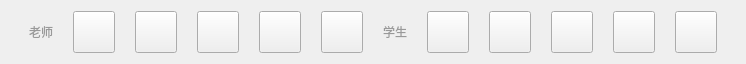
<?xml version="1.0" encoding="UTF-8"?>
<ui version="4.0">
 <class>BigRenderCtrl</class>
 <widget class="QWidget" name="BigRenderCtrl">
  <property name="geometry">
   <rect>
    <x>0</x>
    <y>0</y>
    <width>746</width>
    <height>60</height>
   </rect>
  </property>
  <property name="windowTitle">
   <string>BigRenderCtrl</string>
  </property>
  <layout class="QHBoxLayout" name="horizontalLayout">
   <property name="spacing">
    <number>0</number>
   </property>
   <property name="leftMargin">
    <number>0</number>
   </property>
   <property name="topMargin">
    <number>0</number>
   </property>
   <property name="rightMargin">
    <number>0</number>
   </property>
   <property name="bottomMargin">
    <number>0</number>
   </property>
   <item>
    <widget class="QWidget" name="widget" native="true">
     <property name="styleSheet">
      <string notr="true"/>
     </property>
     <layout class="QHBoxLayout" name="horizontalLayout_2">
      <property name="spacing">
       <number>20</number>
      </property>
      <item>
       <spacer name="horizontalSpacer">
        <property name="orientation">
         <enum>Qt::Horizontal</enum>
        </property>
        <property name="sizeHint" stdset="0">
         <size>
          <width>40</width>
          <height>20</height>
         </size>
        </property>
       </spacer>
      </item>
      <item>
       <widget class="QLabel" name="label_teacher">
        <property name="styleSheet">
         <string notr="true">font: 9pt &quot;微软雅黑&quot;;
color: rgb(153, 153, 153);</string>
        </property>
        <property name="text">
         <string>老师</string>
        </property>
       </widget>
      </item>
      <item>
       <widget class="QPushButton" name="pushButton_LocalCamera">
        <property name="minimumSize">
         <size>
          <width>42</width>
          <height>42</height>
         </size>
        </property>
        <property name="maximumSize">
         <size>
          <width>42</width>
          <height>42</height>
         </size>
        </property>
        <property name="styleSheet">
         <string notr="true">
QPushButton#pushButton_LocalCamera{
border-image: url(:/big/img/ctrl/big/big_render_camera_open_Normal.png);
}
QPushButton#pushButton_LocalCamera:hover{
border-image: url(:/big/img/ctrl/big/big_render_camera_open_Click.png);
}</string>
        </property>
        <property name="text">
         <string/>
        </property>
       </widget>
      </item>
      <item>
       <widget class="QPushButton" name="pushButton_LocalMic">
        <property name="minimumSize">
         <size>
          <width>42</width>
          <height>42</height>
         </size>
        </property>
        <property name="maximumSize">
         <size>
          <width>42</width>
          <height>42</height>
         </size>
        </property>
        <property name="styleSheet">
         <string notr="true">QPushButton#pushButton_LocalMic{
border-image: url(:/big/img/ctrl/big/big_mic_Normal.png);
}
QPushButton#pushButton_LocalMic:hover{
border-image: url(:/big/img/ctrl/big/big_mic_Click.png);
}</string>
        </property>
        <property name="text">
         <string/>
        </property>
       </widget>
      </item>
      <item>
       <widget class="QPushButton" name="pushButton_fullScreen">
        <property name="minimumSize">
         <size>
          <width>42</width>
          <height>42</height>
         </size>
        </property>
        <property name="maximumSize">
         <size>
          <width>42</width>
          <height>42</height>
         </size>
        </property>
        <property name="styleSheet">
         <string notr="true">QPushButton#pushButton_fullScreen{
border-image: url(:/big/img/ctrl/big/big_render_fullScreen_Normal.png);
}
QPushButton#pushButton_fullScreen:hover{
border-image: url(:/big/img/ctrl/big/big_render_fullScreen_Click.png);
}
</string>
        </property>
        <property name="text">
         <string/>
        </property>
       </widget>
      </item>
      <item>
       <widget class="QPushButton" name="pushButton_changeCamera">
        <property name="minimumSize">
         <size>
          <width>42</width>
          <height>42</height>
         </size>
        </property>
        <property name="maximumSize">
         <size>
          <width>42</width>
          <height>42</height>
         </size>
        </property>
        <property name="styleSheet">
         <string notr="true">

QPushButton#pushButton_changeCamera{
border-image: url(:/big/img/ctrl/big/changeCameraBig_Normal.png);
}
QPushButton#pushButton_changeCamera:hover{
border-image: url(:/big/img/ctrl/big/changeCameraBig_Click.png);
}
</string>
        </property>
        <property name="text">
         <string/>
        </property>
       </widget>
      </item>
      <item>
       <widget class="QPushButton" name="pushButton_big_screen">
        <property name="minimumSize">
         <size>
          <width>42</width>
          <height>42</height>
         </size>
        </property>
        <property name="maximumSize">
         <size>
          <width>42</width>
          <height>42</height>
         </size>
        </property>
        <property name="styleSheet">
         <string notr="true">QPushButton{
border-image: url(:/big/img/ctrl/big/big_change_big_screen.png);
}
QPushButton:hover{
border-image: url(:/big/img/ctrl/big/big_change_big_screen_hover.png);
}

</string>
        </property>
        <property name="text">
         <string/>
        </property>
       </widget>
      </item>
      <item>
       <widget class="QLabel" name="label_stu">
        <property name="styleSheet">
         <string notr="true">font: 9pt &quot;微软雅黑&quot;;
color: rgb(153, 153, 153);</string>
        </property>
        <property name="text">
         <string>学生</string>
        </property>
       </widget>
      </item>
      <item>
       <widget class="QPushButton" name="pushButton_AllMuteMic">
        <property name="minimumSize">
         <size>
          <width>42</width>
          <height>42</height>
         </size>
        </property>
        <property name="maximumSize">
         <size>
          <width>42</width>
          <height>42</height>
         </size>
        </property>
        <property name="styleSheet">
         <string notr="true">QPushButton#pushButton_AllMuteMic{
	border-image: url(:/big/img/ctrl/big/big_multi_mute_Normal.png);


}
QPushButton#pushButton_AllMuteMic:hover{
	border-image: url(:/big/img/ctrl/big/big_multi_mute_Click.png);
}
</string>
        </property>
        <property name="text">
         <string/>
        </property>
       </widget>
      </item>
      <item>
       <widget class="QPushButton" name="pushButton_AllUnPublish">
        <property name="minimumSize">
         <size>
          <width>42</width>
          <height>42</height>
         </size>
        </property>
        <property name="maximumSize">
         <size>
          <width>42</width>
          <height>42</height>
         </size>
        </property>
        <property name="styleSheet">
         <string notr="true">QPushButton#pushButton_AllUnPublish{
	
	border-image: url(:/big/img/ctrl/big/big_render_all_unpublish_Normal.png);
}
QPushButton#pushButton_AllUnPublish:hover{
border-image: url(:/big/img/ctrl/big/big_render_all_unpublish_Click.png);
}
</string>
        </property>
        <property name="text">
         <string/>
        </property>
       </widget>
      </item>
      <item>
       <widget class="QPushButton" name="pushButton_closeStuCamera">
        <property name="minimumSize">
         <size>
          <width>42</width>
          <height>42</height>
         </size>
        </property>
        <property name="maximumSize">
         <size>
          <width>42</width>
          <height>42</height>
         </size>
        </property>
        <property name="styleSheet">
         <string notr="true">
QPushButton{
border-image: url(:/big/img/ctrl/big/big_render_camera_open_Normal.png);
}
QPushButton:hover{
border-image: url(:/big/img/ctrl/big/big_render_camera_open_Click.png);
}</string>
        </property>
        <property name="text">
         <string/>
        </property>
       </widget>
      </item>
      <item>
       <widget class="QPushButton" name="pushButton_closeStuMic">
        <property name="minimumSize">
         <size>
          <width>42</width>
          <height>42</height>
         </size>
        </property>
        <property name="maximumSize">
         <size>
          <width>42</width>
          <height>42</height>
         </size>
        </property>
        <property name="styleSheet">
         <string notr="true">QPushButton{
border-image: url(:/big/img/ctrl/big/big_mic_Normal.png);
}
QPushButton:hover{
border-image: url(:/big/img/ctrl/big/big_mic_Click.png);
}</string>
        </property>
        <property name="text">
         <string/>
        </property>
       </widget>
      </item>
      <item>
       <widget class="QPushButton" name="pushButton_UnpublishStu">
        <property name="minimumSize">
         <size>
          <width>42</width>
          <height>42</height>
         </size>
        </property>
        <property name="maximumSize">
         <size>
          <width>42</width>
          <height>42</height>
         </size>
        </property>
        <property name="styleSheet">
         <string notr="true">

QPushButton{
border-image: url(:/big/img/ctrl/big/big_unpublish_Normal.png);
}
QPushButton:hover{
border-image: url(:/big/img/ctrl/big/big_unpublish_Click.png);
}</string>
        </property>
        <property name="text">
         <string/>
        </property>
       </widget>
      </item>
      <item>
       <spacer name="horizontalSpacer_2">
        <property name="orientation">
         <enum>Qt::Horizontal</enum>
        </property>
        <property name="sizeHint" stdset="0">
         <size>
          <width>40</width>
          <height>20</height>
         </size>
        </property>
       </spacer>
      </item>
     </layout>
    </widget>
   </item>
  </layout>
 </widget>
 <layoutdefault spacing="6" margin="11"/>
 <resources>
  <include location="../../VLive/VLive.qrc"/>
 </resources>
 <connections/>
</ui>
